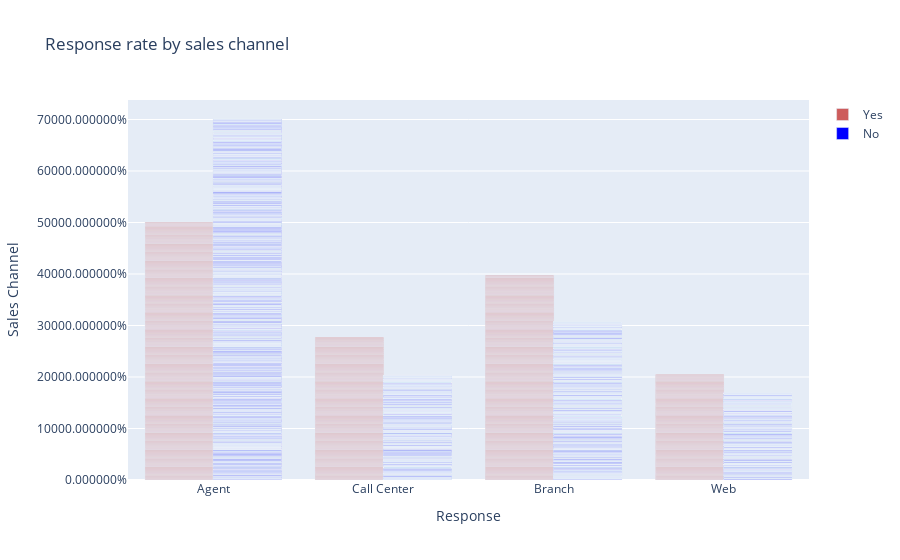

The code cell stored with this chart in its notebook:
### Markdown cell above
#### This is just another test...it's not working properly.

### Code cell
df_yes = hfa[hfa['response'] == 'Yes']
df_no = hfa[hfa['response'] == 'No']
df_no

fig = go.Figure(data = [go.Bar(x = hfa['sales_channel'], y = df_yes['response_rate_y'], marker_color = 'indianred',name = 'Yes'),
                go.Bar(x = hfa['sales_channel'], y = hfa['response_rate_y'], marker_color = 'blue',name = 'No')
                ])


## Setting the titles, xaxis and yaxis  
fig.update_layout(title='Response rate by sales channel',
                   xaxis_title='Response',
                   yaxis_title='Sales Channel')
fig.update_layout(yaxis_tickformat = '%')
fig

### Figure 1 — Plotly figure (JSON) as saved in the notebook; plotly's stock layout.template omitted (floating-point values rounded to 4 significant figures; data arrays with more than 128 entries replaced by an {"elided": "..."} marker saying what was removed)
{"data": [{"marker": {"color": "indianred"}, "name": "Yes", "type": "bar", "x": {"elided": "9688 str values"}, "y": {"elided": "1380 int values"}}, {"marker": {"color": "blue"}, "name": "No", "type": "bar", "x": {"elided": "9688 str values"}, "y": {"elided": "9688 int values"}}], "layout": {"title": {"text": "Response rate by sales channel"}, "xaxis": {"title": {"text": "Response"}}, "yaxis": {"tickformat": "%", "title": {"text": "Sales Channel"}}}}
